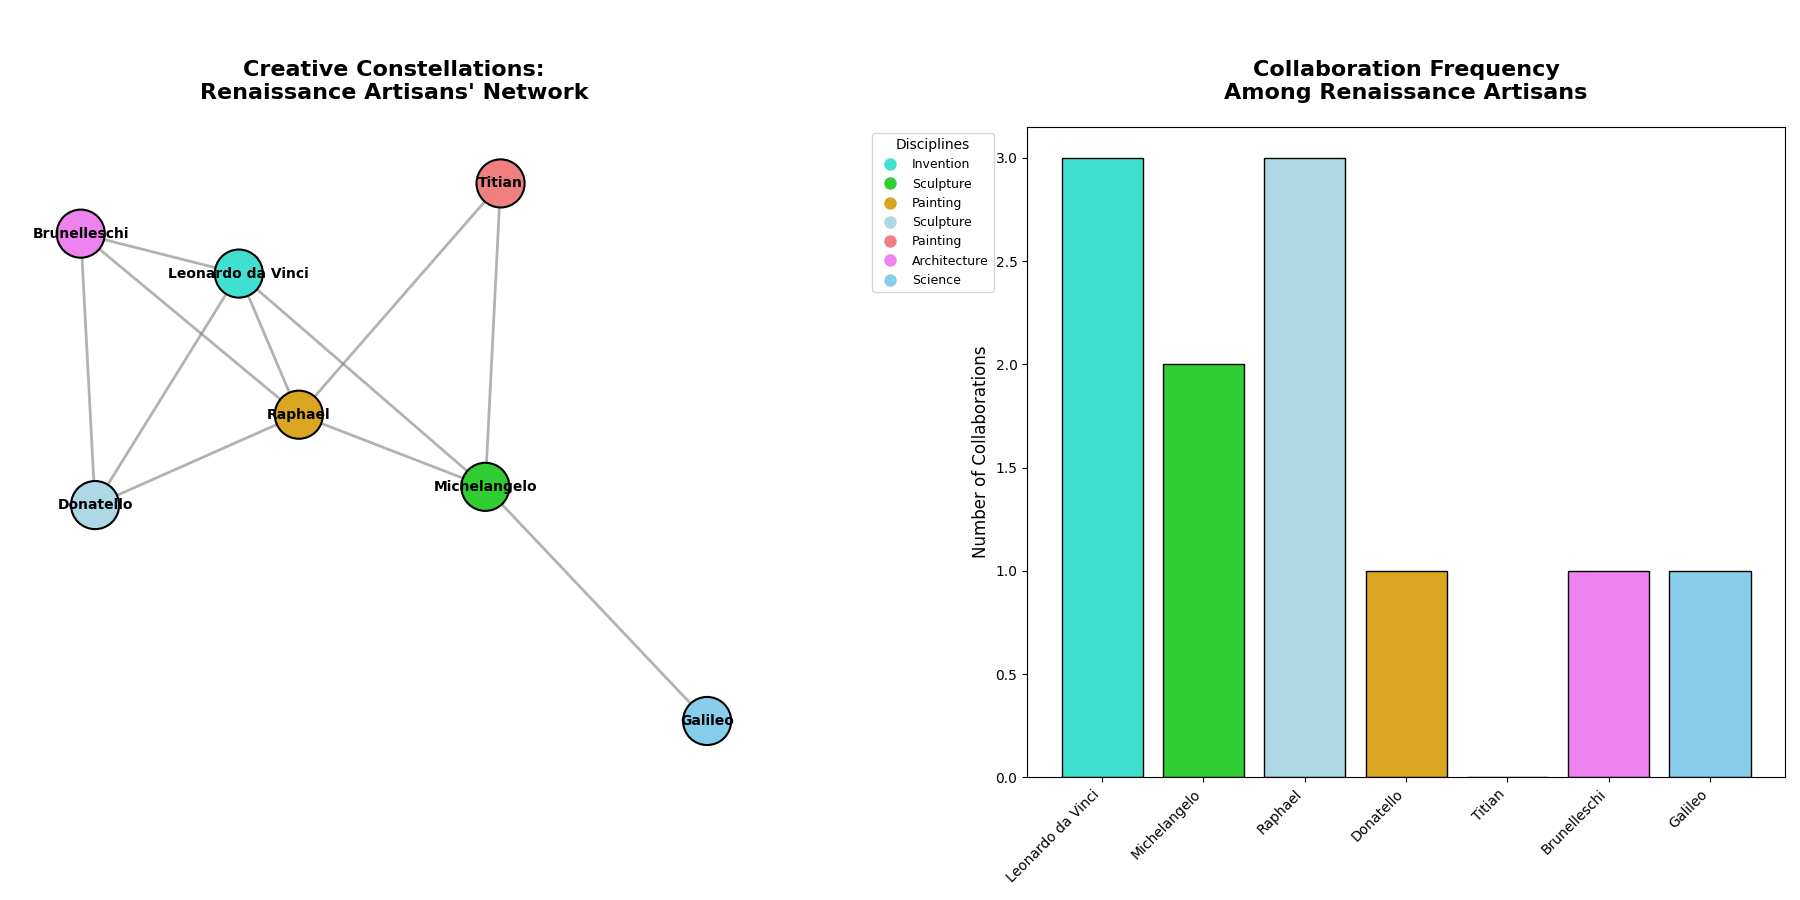

Source code (Python):
import matplotlib.pyplot as plt
import networkx as nx

G = nx.Graph()

collaborations = {
    'Leonardo da Vinci': ['Michelangelo', 'Donatello', 'Raphael'],
    'Michelangelo': ['Raphael', 'Titian'],
    'Raphael': ['Titian', 'Donatello', 'Brunelleschi'],
    'Donatello': ['Brunelleschi'],
    'Titian': [],  # Removed 'Caravaggio'
    'Brunelleschi': ['Leonardo da Vinci'],
    # Removed 'Caravaggio': ['Galileo'],
    'Galileo': ['Michelangelo'],
}

for artist, collaborators in collaborations.items():
    for collaborator in collaborators:
        G.add_edge(artist, collaborator)

node_colors = {
    'Leonardo da Vinci': 'turquoise',
    'Michelangelo': 'limegreen',
    'Raphael': 'goldenrod',
    'Donatello': 'lightblue',
    'Titian': 'lightcoral',
    'Brunelleschi': 'violet',
    # Removed 'Caravaggio': 'coral',
    'Galileo': 'skyblue',
}

node_color_list = [node_colors[node] for node in G.nodes]
collaboration_count = {artist: len(collaborators) for artist, collaborators in collaborations.items()}

fig, axes = plt.subplots(1, 2, figsize=(18, 9))

pos = nx.spring_layout(G, seed=42)
nx.draw_networkx_nodes(G, pos, ax=axes[0], node_size=1200, node_color=node_color_list, edgecolors='black', linewidths=1.5)
nx.draw_networkx_edges(G, pos, ax=axes[0], width=2, edge_color='gray', style='solid', alpha=0.6)
nx.draw_networkx_labels(G, pos, ax=axes[0], font_size=10, font_weight='bold', verticalalignment='center')
axes[0].set_title("Creative Constellations:\nRenaissance Artisans' Network", fontsize=16, fontweight='bold', pad=20)
axes[0].axis('off')

legend_labels = {
    'turquoise': 'Invention',
    'limegreen': 'Sculpture',
    'goldenrod': 'Painting',
    'lightblue': 'Sculpture',
    'lightcoral': 'Painting',
    'violet': 'Architecture',
    # Removed 'coral': 'Painting',
    'skyblue': 'Science',
}
handles = [plt.Line2D([0], [0], marker='o', color='w', label=label, markerfacecolor=color, markersize=10)
           for color, label in legend_labels.items()]
axes[0].legend(handles=handles, loc='upper right', title="Disciplines", fontsize=9, bbox_to_anchor=(1.3, 1))

axes[1].bar(collaboration_count.keys(), collaboration_count.values(), color=node_color_list, edgecolor='black')
axes[1].set_title("Collaboration Frequency\nAmong Renaissance Artisans", fontsize=16, fontweight='bold', pad=20)
axes[1].set_ylabel("Number of Collaborations", fontsize=12)
axes[1].set_xticklabels(collaboration_count.keys(), rotation=45, ha='right')

plt.tight_layout(rect=[0, 0, 1, 0.95])
plt.show()
